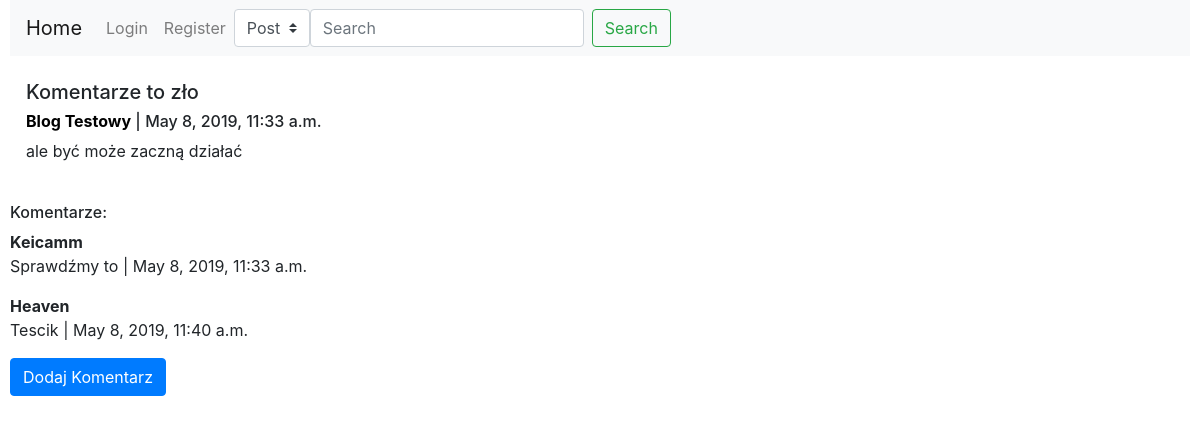
Page /post/25/ on the earlier database version.
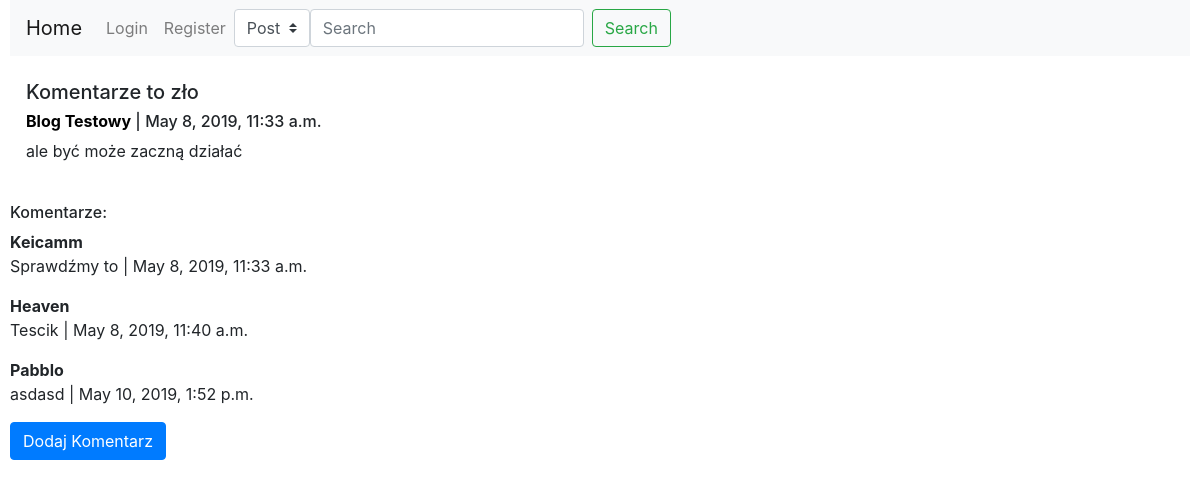
Same page on the later database version.
### Blog/models.py (models this page shows)
class Komentarz(models.Model):
    IDKomentarz=models.AutoField(primary_key=True)
    IDUzytkownik=models.ForeignKey(User,on_delete=models.CASCADE)
    IDPost=models.ForeignKey(Post,on_delete=models.CASCADE)
    Data=models.DateTimeField(default=timezone.now)
    Tresc=models.TextField()

### Blog/views.py (the view)
# urls.py: path('post/<int:post_id>/', views.post, name='post'),
def post(request,post_id):
    post = models.Post.objects.get(IDPost=post_id)
    komentarze = models.Komentarz.objects.filter(IDPost=post_id)
    for k in komentarze:
        print(k.Tresc)
        print(k.Data)
        print(k.IDKomentarz)
        print(k.IDUzytkownik)
        print(k.IDPost)
        print(k.IDPost.Tresc)
    if request.method == 'POST':
        haslo = request.POST.get('PasswordCheck',False)
        if post.Haslo == haslo:
            return render(request,'Blog/post.html',{'post':post,'komentarze': komentarze})
        else:
            messages.error(request,'Podano błędne hasło')
            return redirect('home')
    else:
        if post.Haslo!='':
            messages.error(request,'Post chroniony hasłem')
            return redirect('home')
        else:
            return render(request,'Blog/post.html',{'post':post,'komentarze': komentarze})

### Blog/templates/Blog/post.html (shortened to what this page needs)
{%extends "Blog/base.html"%}
{%block content%}
<div class="media">
  <div class="media-body">
    <h5 class="mt-0">{{post.Tytul}}</h5>
    <a class="" href="/blog/{{post.IDBlog.IDBlog}}"><h6 class='mt-0'><strong>{{post.IDBlog.Nazwa}}</strong> </a> | {{post.Data}}</h6>
    <p style="float:left;max-width:50%;">{{post.Tresc}}</p>
  </div>
</div>
<br>
<h6>Komentarze:</h6>
{%if komentarze%}
{%for komentarz in komentarze%}
<p><strong>{{komentarz.IDUzytkownik.username}}</strong><br>{{komentarz.Tresc}} | {{komentarz.Data}}</p>
{%endfor%}
{%endif%}
<button type="button" class="btn btn-primary" data-toggle="modal" data-target="#exampleModalCentered">
    Dodaj Komentarz
  </button>
{%endblock content%}

Differences in the rows shown:
added Komentarz: IDUzytkownik.username "Pabblo", Tresc "asdasd", Data "May 10, 2019, 1:52 p.m."
